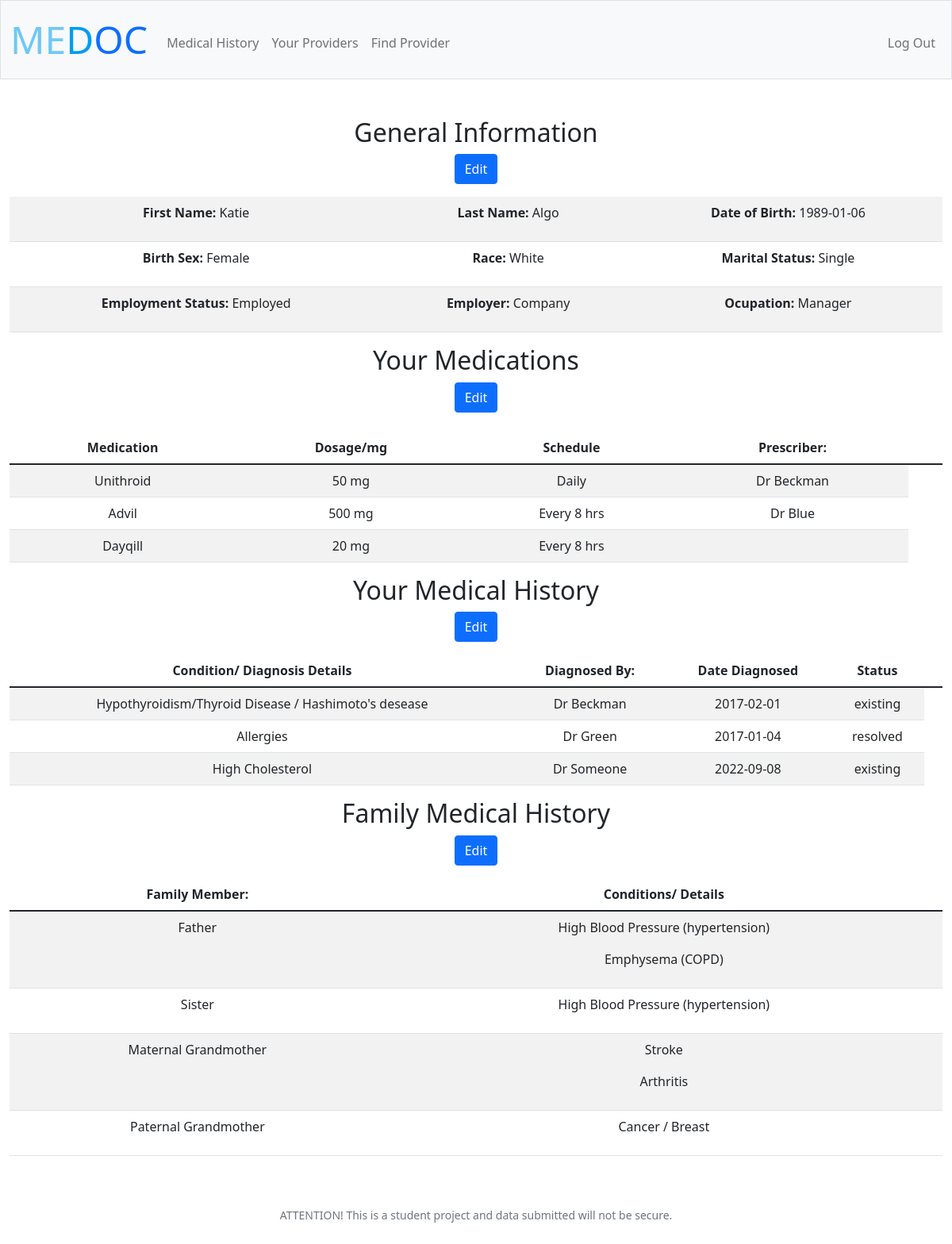
/summary (signed in), run on the app's committed database.
### tables this page shows
CREATE TABLE 'users' ('id' INTEGER PRIMARY KEY AUTOINCREMENT NOT NULL, 'username' TEXT NOT NULL, 'password' TEXT NOT NULL,'first' TEXT NOT NULL,'last' TEXT NOT NULL, 'title' TEXT,'usertype' TEXT, 'dob' DATETIME, 'specialty' TEXT, 'sex' TEXT, 'marital_status' TEXT, 'race' TEXT, 'employment_status' TEXT, 'ocupation' TEXT, 'employer' TEXT);

CREATE TABLE 'meds' ('id' INTEGER PRIMARY KEY AUTOINCREMENT NOT NULL, 'user_id' INTEGER, 'medication' TEXT, 'dosage' INTEGER, 'schedule' INTEGER, 'prescriber' INTEGER, 'provider_id' INTEGER);

CREATE TABLE 'records' ('id' INTEGER PRIMARY KEY AUTOINCREMENT NOT NULL, 'user_id' INTEGER, 'condition' TEXT NOT NULL, 'details' TEXT,'who_diagnosed' TEXT,'date_diagnosed' DATETIME, 'status' TEXT NOT NULL,'relation' TEXT, 'provider_id' INTEGER);

### app.py (the view)
@app.route("/summary", methods=["GET", "POST"])
@login_required
def summary():
    if request.method == "POST":
        return apology("TODO", 404)
    else:
        u_id = session["user_id"][0]["id"]
        info = db.execute("SELECT * FROM users WHERE id = ?", u_id)
        records = db.execute("SELECT * FROM records WHERE user_id = ? AND relation = ?", u_id, "self")
        meds = db.execute("SELECT * FROM meds WHERE user_id = ?", u_id)
        family = db.execute("SELECT DISTINCT relation FROM records WHERE user_id = ? AND relation != 'self' ", u_id)
        famhistory = db.execute("SELECT * FROM records WHERE user_id = ? AND relation != 'self'", u_id)
        return render_template("summary.html", records=records, meds=meds, info=info, family=family, famhistory=famhistory)

### app.py (called while the page is built)
@app.after_request
def after_request(response):
    response.headers["Cache-Control"] = "no-cache, no-store, must-revalidate"
    response.headers["Expires"] = 0
    response.headers["Pragma"] = "no-cache"
    return response

### helpers.py (called while the page is built)
def login_required(f):
    @wraps(f)
    def decorated_function(*args, **kwargs):
        if session.get("user_id") is None:
            return redirect("/login")
        return f(*args, **kwargs)
    return decorated_function

### templates/summary.html (shortened to what this page needs)
{% extends "layout.html" %}
{% block main %}
<div class="sum-div">
    <div class="sum-title">
        <h2 class="">General Information</h2>
        <form action="/info" method="GET">
            <div class="mb-3">
                <button class="btn btn-primary" type="submit">Edit</button>
            </div>
        </form>
    </div>
</div>
<table class="table table-striped">
    <tr>
        <td><p><b>First Name:</b> {{ info[0]["first"] }}</p></td>
        <td><p><b>Last Name: </b> {{ info[0]["last"]}}</p></td>
        <td><p><b>Date of Birth: </b> {{ info[0]["dob"]}}</p></td>
    </tr>
    <tr>
        <td><p><b>Birth Sex: </b> {{ info[0]["sex"] }}</p></td>
        <td><p><b>Race: </b> {{ info[0]["race"]}}</p></td>
        <td><p><b>Marital Status: </b> {{ info[0]["marital_status"]}}</p></td>
    </tr>
    <tr>
        <td><p><b>Employment Status: </b> {{ info[0]["employment_status"] }}</p></td>
        <td><p><b>Employer: </b> {{ info[0]["employer"]}}</p></td>
        <td><p><b>Ocupation: </b> {{ info[0]["ocupation"]}}</p></td>
    </tr>
</table>
        <div class="sum-div">
            <div class="sum-title">
                <h2 class="">Your Medications</h2>
                <form action="/medications" method="GET">
                    <div class="mb-3" id="right_align">
                        <button class="btn btn-primary" type="submit">Edit</button>
                    </div>
                </form>
            </div>
        </div>
        <div>
            <table class="table table-striped">
                <thead>
                    <tr>
                        <th>Medication</th>
                        <th>Dosage/mg</th>
                        <th>Schedule</th>
                        <th>Prescriber:</th>
                        <th></th>
                    </tr>
                </thead>
                <tbody>
                    {% for med in meds %}
                    <tr>
                        <td>{{ med['medication']}}</td>
                        <td>{{ med['dosage']}} mg</td>
                        <td>{{ med['schedule']}}</td>
                        <td>{{ med['prescriber']}}</td>
                    </tr>
                    {% endfor %}
                </tbody>
                </table>
        </div>
<div class="sum-div">
    <div class="sum-title">
        <h2 class="">Your Medical History</h2>
        <form action="/history" method="GET">
            <div class="mb-3" id="right_align">
                <button class="btn btn-primary" type="submit">Edit</button>
            </div>
        </form>
    </div>
</div>
<div>
            <table class="table table-striped">
                <thead>
                    <tr>
                        <th>Condition/ Diagnosis Details</th>
                        <th>Diagnosed By:</th>
                        <th>Date Diagnosed</th>
                        <th>Status</th>
                        <th></th>
                    </tr>
                </thead>
                <tbody>
                    {% for condition in records %}
                    <tr>
                        <td>{{condition['condition']}}
                            {% if condition['condition'] != " " and condition['details'] %} / {% endif %}
                            {{condition['details']}}</td>
                        <td>{{condition['who_diagnosed']}}</td>
                        <td>{{condition['date_diagnosed']}}</td>
                        <td>{{condition['status']}}</td>
                    </tr>
                    {% endfor %}
                </tbody>
                </table>
        </div>
        <div class="sum-div">
            <div class="sum-title">
                <h2> Family Medical History</h2>
                <form action="/family_history" method="GET">
                    <div class="mb-3">
                        <button class="btn btn-primary" type="submit">Edit</button>
                    </div>
                </form>
            </div>
        </div>
        <div>
            <table class="table table-striped">
                <thead>
                    <tr>
                        <th>Family Member:</th>
                        <th>Conditions/ Details</th>
                    </tr>
                </thead>
                <tbody>
                    {% for person in family %}
                    <tr>
                        <td>{{person['relation']}}</td>
                        <td>{% for case in famhistory %}
                                {% if person['relation'] in case['relation'] %}
                                    <p>{{ case['condition'] }}
                                        {% if case['condition'] != " " and case['details'] %} / {% endif %}
                                        {{ case['details'] }}</p>
                                {% endif %}
                            {% endfor %}
                        </td>
                    </tr>
                    {% endfor %}
                </tbody>
                </table>
        </div>
{% endblock %}

### static/styles.css (style rules this page uses)
tr { width: 100wp; }
.sum-title { display: flex; flex-direction: column; flex-wrap: wrap; justify-content: space-between; }
.sum-div { width: 40%; margin-left: 30%; margin-right:30%; }

### data on the page
users: first "Katie", last "Algo", dob "1989-01-06", sex "Female", race "White", marital_status "Single", employment_status "Employed", employer "Company", ocupation "Manager"
meds: medication "Unithroid", dosage "50", schedule "Daily", prescriber "Dr Beckman"
meds: medication "Advil", dosage "500", schedule "Every 8 hrs", prescriber "Dr Blue"
meds: medication "Dayqill", dosage "20", schedule "Every 8 hrs"
records: condition "Hypothyroidism/Thyroid Disease", details "Hashimoto's desease", who_diagnosed "Dr Beckman", date_diagnosed "2017-02-01", status "existing"
records: details "Allergies", who_diagnosed "Dr Green", date_diagnosed "2017-01-04", status "resolved"
records: condition "High Cholesterol", who_diagnosed "Dr Someone", date_diagnosed "2022-09-08", status "existing"
records: condition "High Blood Pressure (hypertension)"
records: condition "Emphysema (COPD)"
records: condition "High Blood Pressure (hypertension)"
records: condition "Stroke"
records: details "Arthritis"
records: condition "Cancer", details "Breast"

### other printed values
{{ person['relation'] }} "Father" "Sister" "Maternal Grandmother" "Paternal Grandmother"
